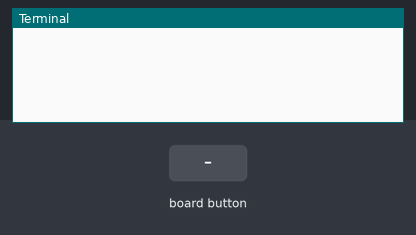
Bench run of a program on a simulated Raspberry Pi (BCM pin numbers). Parts: the last lines printed to the terminal. The test bench sets the inputs (shaded band). The buttons are places on the Blue Dot phone app.

Above: at 1.2 s.
1.3 s: button top pressed
At 2.5 s:
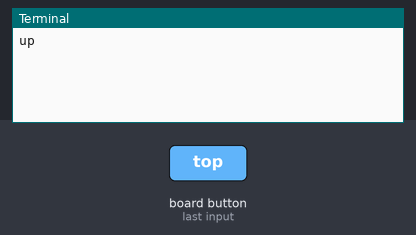
2.8 s: button bottom pressed
At 3.7 s:
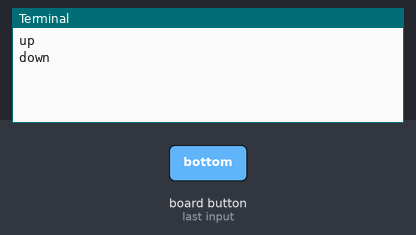
4.3 s: button left pressed
At 4.8 s:
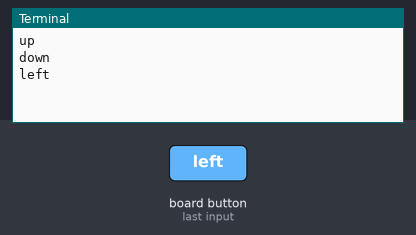
5.8 s: button right pressed
At 7.0 s:
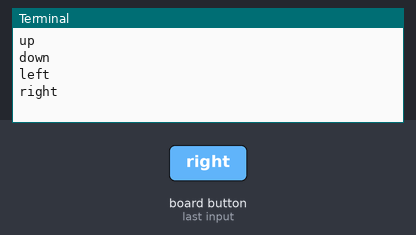
7.3 s: button middle pressed
At 8.3 s:
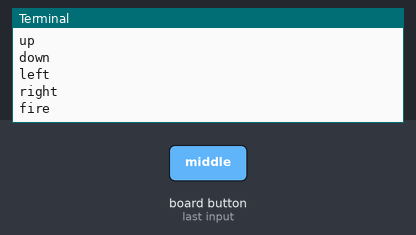

The program:

bd.py
```python
from bluedot import BlueDot
from signal import pause

def dpad(pos):
    if pos.top:
        print("up")
    elif pos.bottom:
        print("down")
    elif pos.left:
        print("left")
    elif pos.right:
        print("right")
    elif pos.middle:
        print("fire")

bd = BlueDot()
bd.when_pressed = dpad
bd.when_moved = dpad
pause()
```

Measured:
- after the input at 1.3 s, the terminal: prints a new line at once (image 1)
- after the input at 2.8 s, the terminal: prints a new line at once (image 2)
- after the input at 4.3 s, the terminal: prints a new line at once (image 3)
- after the input at 5.8 s, the terminal: prints a new line at once (image 4)
- after the input at 7.3 s, the terminal: prints a new line at once (image 5)
